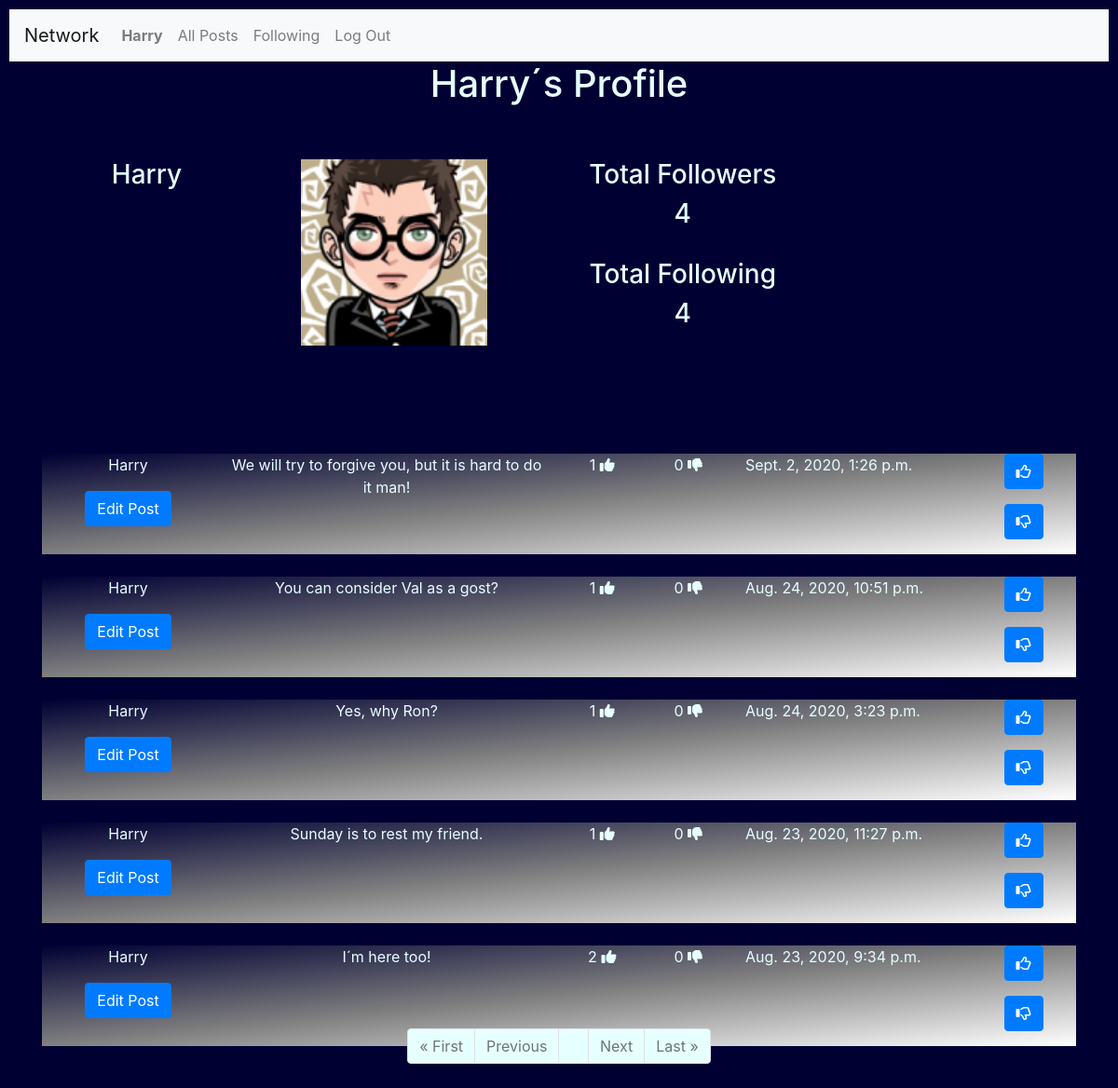
Screenshot of /profile/Harry (signed in) with the database file from the repository.
### network/models.py (models this page shows, shortened)
class User(AbstractUser):
    pass

class Profile(models.Model):
    User = models.ForeignKey('User', on_delete = models.CASCADE)
    Follower = models.ManyToManyField('User', blank=True, related_name="Followers")  #seguidores
    Following = models.ManyToManyField('User',blank=True, related_name= "Following")  #seguindo
    Avatar = models.ImageField(upload_to="media", blank=True)

class Posts(models.Model):
    User = models.ForeignKey('User', on_delete = models.CASCADE)
    Post = models.TextField(max_length=255)
    Date = models.DateTimeField(auto_now_add=True)
    Likes = models.IntegerField(blank=True, null=True)
    Unlikes = models.IntegerField(blank=True, null=True)

### network/views.py (the view)
# urls.py: path("profile/<str:username>",views.profile, name="profile"),
@login_required
@csrf_exempt
def profile(request,username):
    if request.user.is_authenticated:
        profile= []
        UserPosts = []
        TFollowers = 0
        TFollowing = 0
        searchuser = username
        userid = User.objects.filter(username=searchuser).values('id')
        print("inside profile")
        for u in userid:
            User_id = int(u['id'])
        print(userid, User_id )
        profile = Profile.objects.filter(User=User_id )
        UserPosts = Posts.objects.filter(User=User_id).order_by('-Date')
        for FS in profile:
            TFollowers = FS.Follower.all().count() #total followers
            UFollowers = FS.Follower.all() #followers names
        for FG in profile:
            TFollowing = FG.Following.all().count() #total following
            UFollowing = FG.Following.all() #following names
        if request.user.id == User_id:
            ShowFollowornot = "no"
        else:
            ShowFollowornot = "yes"
        if request.user in UFollowers:
           btnfollow = "Unfollow"
        else:
            btnfollow = "Follow"
        paginator = Paginator(UserPosts, 10)
        page_number = request.GET.get('page')
        page_itens = paginator.get_page(page_number)
        context={
            "User":searchuser,
            "Profiles":profile,
            "TotalFollowers":TFollowers,
            "TotalFollowing":TFollowing,
            "ShowFollowornot" :ShowFollowornot,
            "btnfollow" : btnfollow,
            "UserFollowers":UFollowers,
            "Userfollowing":UFollowing ,
            "page_obj": page_itens,
            "UserEdit" : request.user.username,
        }
        return render(request, "network/profile.html", context)
    else:
        context={
            "Message": "Please Login or join our Network",
        }
        return render(request, "network/login.html", context)

### network/templates/network/profile.html (shortened to what this page needs)
{% extends "network/layout.html" %}
{% load static %}
{% block body %}
  <h1>{{ User|title }}´s Profile</h1>
  <hr>
  <div class="form-group" >
      <form >
      {% for P  in Profiles %}
            <div class="container" style="border:#004d00; width:90%" >
                 <br>
                 <div class="row"  width="1700px" style="text-align: center;">
                      <div class="col-lg-2" >
                           <h3>{{P.User |title}}</h3>
                      </div>
                      <div class="col-lg-4">
                           <img src=" {{P.Avatar.url}} "  width="200" style="text-align: center;" alt={{P.Avatar}}>
                      </div>
                       <div class="col-lg-3" style="text-align: center;">
                            <h3>Total Followers    </h3>
                            <h3 >{{TotalFollowers}} </h3>
                            <br>
                            <h3>Total Following    </h3>
                            <h3>{{TotalFollowing}} </h3>
                        </div>
              </div>
            </div>
      {% endfor %}
    </form>
</div>
<div class="container" style="border:#004d00; width:100%">
    {%for Post in page_obj %}
        <div class="container" style="position:relative; top:100px;background-image: linear-gradient(to top left, white, gray,	 #000033 );">
              <div class="row">
                  <div class="col-lg-2" style="text-align: center;">
                    <p> {{ Post.User |title }} </p>
                    {% if UserEdit|title == Post.User|title %}
                       <p> <button class="btn btn-primary" id="edit-{{Post.id}}" onclick="editpost({{Post.id}})">
                              Edit Post
                           </button></p>
                    {% endif %}
                  </div>
                  <div class="col-lg-4" style="text-align: center;">
                        <div id="divpost-{{Post.id}}">
                            <p id={{Post.id}}> {{Post.Post}} </p>
                        </div>
                  </div>
                  <div class="col-lg-1" style="text-align: center;">
                        {% if Post.Likes == None%}
                               <p> 0 <i class="fas fa-thumbs-up"></i></p>
                        {% else %}
                               <p> {{ Post.Likes  }}  <i class="fas fa-thumbs-up"></i></p>
                        {% endif %}
                   </div>
                   <div class="col-lg-1" style="text-align: center;">
                        {% if Post.Unlikes == None%}
                              <p> 0 <i class="fas fa-thumbs-down"></i></p>
                        {% else %}
                              <p> {{ Post.Unlikes }}  <i class="fas fa-thumbs-down"></i></p>
                        {% endif %}
                   </div>
                   <div class="col-lg-3">
                             <p> {{Post.Date}} </p>
                   </div>
                   <div class="col-lg-1">
                     <p> <button class="btn btn-primary" id="likes-{{Post.id}}" onclick="likepost({{Post.id}})">
                          <i class="far fa-thumbs-up"></i>
                         </button></p>
                     <p> <button class="btn btn-primary" id="unlikes-{{Post.id}}" onclick="unlikepost({{Post.id}})">
                            <i class="far fa-thumbs-down"></i>
                         </button></p>
                   </div>
              </div>
        </div>
        <br>
    {% endfor %}
    <br>
    <hr>
    <form>
       <div class="container" >
          <ul class="pagination justify-content-center"  >
              {% if page_obj.has_previous %}
                        <li class="page-item"><a href="?page=1" class="page-link" style="background-color:#e6ffff;">&laquo; First</a></li>
                        <li class="page-item"><a href="?page={{ page_obj.previous_page_number }}" class="page-link" style="background-color:#e6ffff;">Previous</a></li>
              {% else %}
                    <li class="page-item disabled"><a class="page-link" style="background-color:#e6ffff;">&laquo; First</a></li>
                    <li class="page-item disabled"><a class="page-link" style="background-color:#e6ffff;">Previous</a></li>
              {% endif %}
              {% if page_obj.number %}
                    <li class="page-item"><a class="page-link" style="background-color:#e6ffff;">{{ page_obj.number }}</a></li>
              {% else %}
                    <li class="page-item"><a class="page-link" style="background-color:#e6ffff;">0</a></li>
              {% endif %}
              {% if page_obj.has_next %}
                    <li class="page-item"><a href="?page={{ page_obj.next_page_number }}" class="page-link" style="background-color:#e6ffff;">Next</a></li>
                    <li class="page-item"><a href="?page={{ page_obj.paginator.num_pages }}" class="page-link" style="background-color:#e6ffff;">Last &raquo;</a></li>
              {% else %}
                    <li class="page-item disabled"><a class="page-link" style="background-color:#e6ffff;">Next</a></li>
                    <li class="page-item disabled"><a class="page-link" style="background-color:#e6ffff;">Last &raquo;</a></li>
              {% endif %}
        </ul>
      </div>
    </form>
</div>
{% endblock %}

### network/templates/network/layout.html (shortened to what this page needs)
{% load static %}
<!DOCTYPE html>
<html lang="en">
    <head>
        <link rel="stylesheet" href="https://stackpath.bootstrapcdn.com/bootstrap/4.4.1/css/bootstrap.min.css">
        <link rel="stylesheet" href="https://cdnjs.cloudflare.com/ajax/libs/font-awesome/4.7.0/css/font-awesome.min.css">
        <link href="{% static 'network/styles.css' %}" rel="stylesheet">
    </head>
    <body>
        <nav class="navbar navbar-expand-lg navbar-light bg-light" >
            <a class="navbar-brand" href="#">Network</a>
            <div style="color : #000033;">
              <ul class="navbar-nav mr-auto">
                {% if user.is_authenticated %}
                    <li class="nav-item">
                        <a class="nav-link" href="{% url 'network:profile' user.username  %}"><strong>{{ user.username |title}}</strong></a>
                    </li>
                {% endif %}
                <li class="nav-item">
                  <a class="nav-link" href="{% url 'network:index' %}">All Posts</a>
                </li>
                {% if user.is_authenticated %}
                    <li class="nav-item">
                        <a class="nav-link" href="{% url 'network:following' %}">Following</a>
                    </li>
                    <li class="nav-item">
                        <a class="nav-link" href="{% url 'network:logout' %}">Log Out</a>
                    </li>
                {% endif %}
              </ul>
            </div>
          </nav>
        <div class="body">
            {% block body %}
            {% endblock %}
        </div>
    </body>
</html>

### network/static/network/styles.css (style rules this page uses)
body { padding: 10px; color: #e6ffff ; background-color: #000033; background-position: center; background-repeat: no-repeat; background-size: cover; height: 100%; width: 100%; }
h1 { text-align: center; }

### rows the page displays
User: username "Harry"
Profile: User "Harry", Avatar (picture), TotalFollowers "4", TotalFollowing "4"
Posts: User "Harry", Post "We will try to forgive you, but it is hard to do it man!", Likes "1", shows "0", Date "Sept. 2, 2020, 1:26 p.m."
Posts: User "Harry", Post "You can consider Val as a gost?", Likes "1", shows "0", Date "Aug. 24, 2020, 10:51 p.m."
Posts: User "Harry", Post "Yes, why Ron?", Likes "1", shows "0", Date "Aug. 24, 2020, 3:23 p.m."
Posts: User "Harry", Post "Sunday is to rest my friend.", Likes "1", shows "0", Date "Aug. 23, 2020, 11:27 p.m."
Posts: User "Harry", Post "I´m here too!", Likes "2", shows "0", Date "Aug. 23, 2020, 9:34 p.m."
